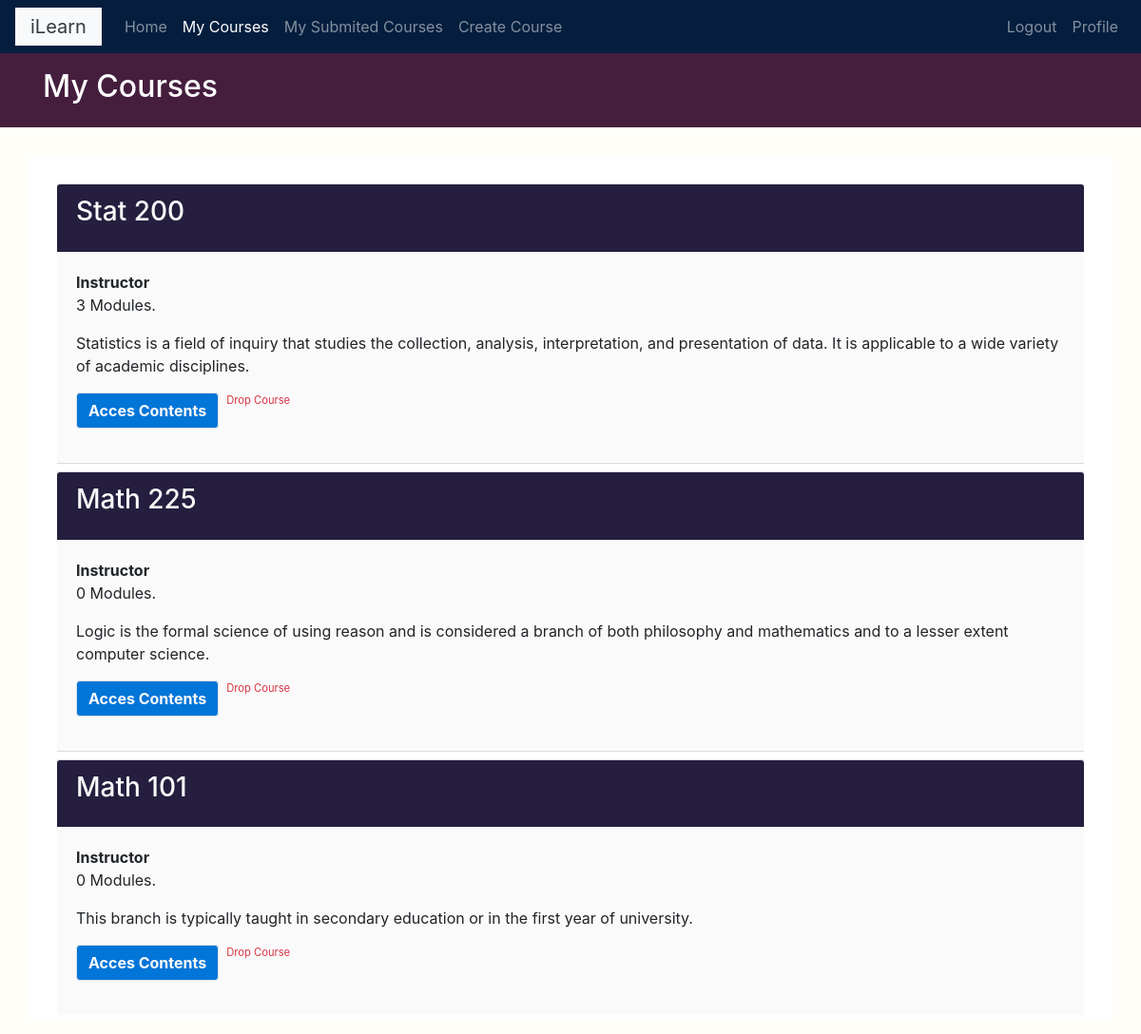
The page /students/courses/ (signed in) on the database its author committed.
### courses/models.py (models this page shows, shortened)
class Course(models.Model):
    instructor = models.ForeignKey('Instructor', related_name='courses_created', on_delete=models.CASCADE)
    subject  = models.ForeignKey(Subject, related_name='courses', on_delete=models.CASCADE)
    title = models.CharField(max_length=200)
    overview = models.TextField(max_length=200)
    slug = models.SlugField(max_length=200,unique=True)
    created = models.DateTimeField(auto_now_add=True)
    enrollments = models.ManyToManyField(Student,through='Enrollment')
    feature = models.BooleanField(default=False,null=True)
    photo = models.ImageField(upload_to='courses/%Y/%m/%d/',default='courses/course_icon.png',
                              blank=False)
    class Meta:
        ordering = ['-created']

class Module(models.Model):
    course = models.ForeignKey(Course,related_name='modules',on_delete=models.CASCADE)
    title = models.CharField(max_length=200)
    description = models.TextField(blank=True)
    order = OrderField(blank=True, for_fields=['course'])
    class Meta:
        ordering = ['order']

### students/views.py (the view)
class StudentCourseListView(LoginRequiredMixin,ListView):
    model = Course
    template_name = 'students/course/list.html'
    def get_queryset(self):
        qs = super().get_queryset()
        qs.filter(enrollments=self.request.user.student)
        return qs.filter(enrollments=self.request.user.student)
    pass

### courses/templatetags/course.py (called while the page is built)
@register.filter
def is_instructor(obj):
    try:
        if obj.is_superuser or obj.instructor:
            return True
        else:
            return False
    except:
        return None

### students/templates/students/course/list.html (shortened to what this page needs)
{% extends "base.html" %}
{% block page_title %}
    <h2>My Courses</h2>
{% endblock %}
{% block content %}
  <br>
  <div class="container">
    <div class="">
      <ul class="list-group list-group-flush module">
        {% for course in object_list %}
          <li class="card list-group-item  my-1 mx-0 p-0">
            <div class="card-header bg-secondary-theme-one">
              <h3 class='card-title text-light'>{{ course.title }}</h3>
            </div>
            <div class="course-info card-body">
              <div class="card-text">
                <p>
                  <b>Instructor</b>  {{ course.instructors }}<br>
                  <span>{{ course.modules.all | length}} Modules.</span><br>
                  <span>
                    {{ course.overview|linebreaks}}
                  </span>
                </p>
                <p class="d-flex">
                  <a class="btn bg-btn-theme-one border text-light text-bold" href="{% url "students:student_course_detail" course.id %}">Acces Contents</a>
                  <a href="{% url "students:drop_course" course.id %}" class="text-danger mx-2 drop">Drop Course</a>
                </p>
              </div>
            </div>
          </li>
        {% endfor %}
      </ul>
    </div>
  </div>
{% endblock %}

### courses/static/css/base.css (style rules this page uses)
body { background-color:#fffef9; }
.list-group-item:not(.selected) { background-color: rgb(250,250,250); }
.drop { font-size: 0.7em; vertical-align: baseline; }
.bg-secondary-theme-one { background: #251e3e; background-color: #251e3e; }
.bg-btn-theme-one { background: #0275d8; background-color:#0275d8; color:white; }
.btn { font-weight: bolder; color:white; }

### rows shown on the page
Course: title "Stat 200", modules.all|length "3", overview "Statistics is a field of inquiry that studies the collection, analysis, interpretation, and presentation of data. It is applicable to a wide variety of academic disciplines."
Course: title "Math 225", modules.all|length "0", overview "Logic is the formal science of using reason and is considered a branch of both philosophy and mathematics and to a lesser extent computer science."
Course: title "Math 101", modules.all|length "0", overview "This branch is typically taught in secondary education or in the first year of university."
